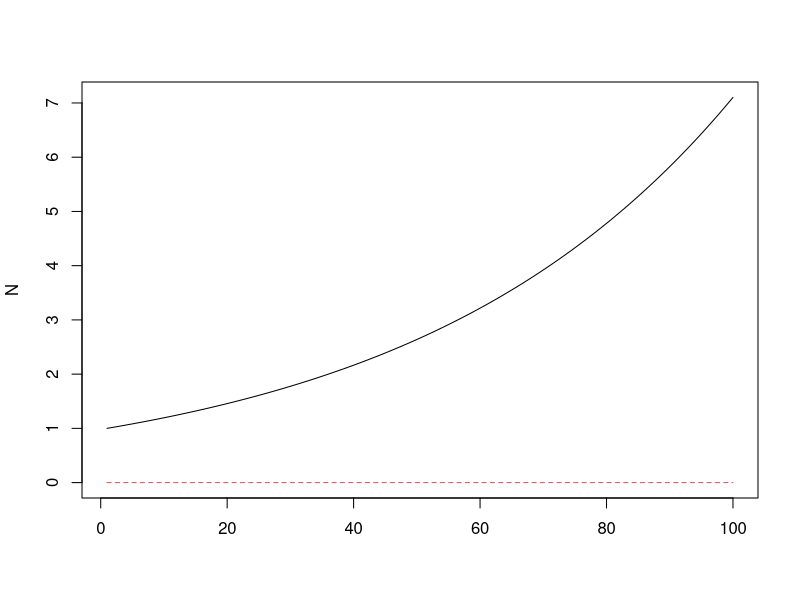
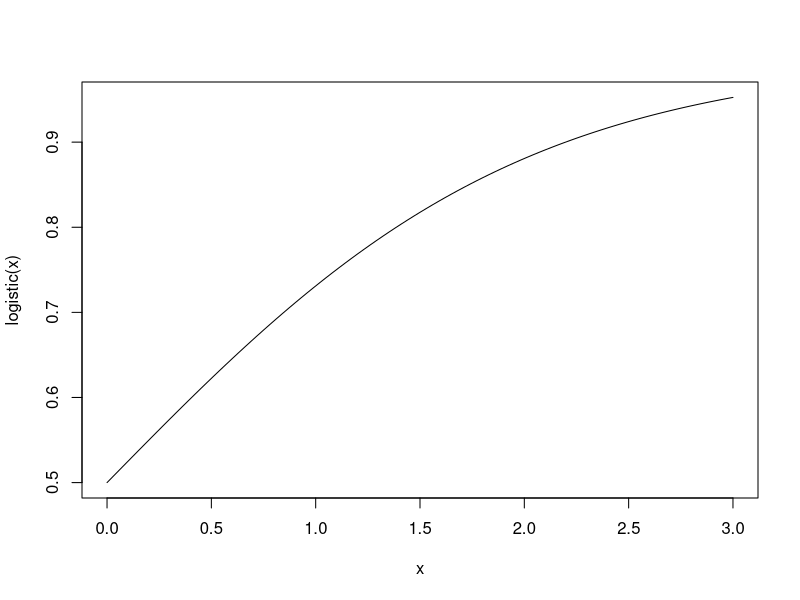
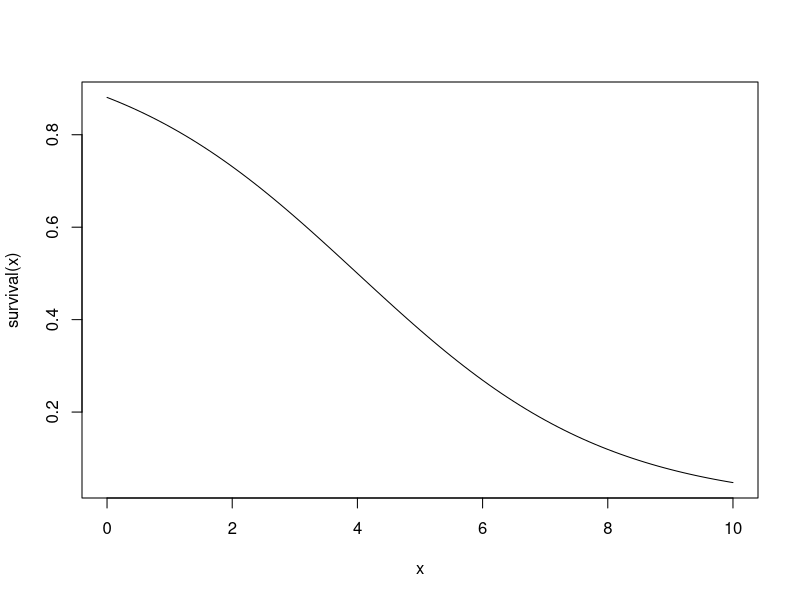

R code for these plots, in order: (Note: this script raises an error after producing the figures.)
rm(list = ls())
nspp <- 2
times <- 100 
A <- matrix(c(0, 5.1, 
              0.2, 0), 2, 2, byrow = T)

N_init <- c(1, 0)
N <- matrix(NA, times, nspp, byrow = T)
N[1, ] <- N_init

for( i in 2:times){ 
  Nint <- A %*% N[i-1, ]
  N[i, ] <- A %*% Nint 
}

matplot( N, type = 'l' )

# 

g <- function(x, b = 1){ 
  exp(-b*x)
}

logistic <- function(x){ 
   1/(1 + exp(-x)) 
}

survival <- function(x, beta0 = 2, beta1 = -0.5){ 
  
  logistic(beta0 + beta1*x) 
  
}


curve(logistic, 0, 3)
beta0 <- 2
beta1 <- -3

curve( survival(x), 0, 10) 
survival 
x*(max_fecundity - alpha_f %*% x)



